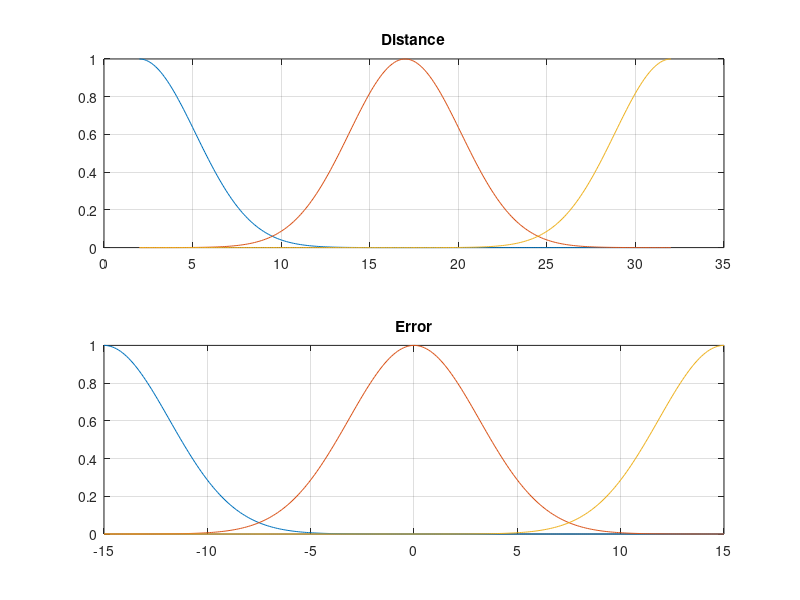

This chart was generated by the following MATLAB code:
clear all;
close all;
clc
 
%gráficas entrada
k=0.05;

mC=2;
mM=17;
mL=32;

xD=2:0.1:32;

subplot(2,1,1)

DC=exp(-k*(xD-mC).^2);
plot(xD,DC)
hold on
DM=exp(-k*(xD-mM).^2);
plot(xD,DM)
DL=exp(-k*(xD-mL).^2);
plot(xD,DL)

title('Distance')
grid on

%gráficas de error
K=17;

mN=-15;
mCE=0;
mP=15;

xE=-15:0.1:15;

subplot(2,1,2)

EN=exp(-k*(xE-mN).^2);
plot(xE,EN)
hold on
EC=exp(-k*(xE-mCE).^2);
plot(xE,EC)
EP=exp(-k*(xE-mP).^2);
plot(xE,EP)

title('Error')
grid on

%Salida
ab=75;
c=90;
ar=105;

%Entrada
di=input('Current distance (2cm - 32cm): ');

DC=exp(-k*(di-mC).^2);
DM=exp(-k*(di-mM).^2);
DL=exp(-k*(di-mL).^2);

%Error
e=K-di;

EN=exp(-k*(e-mN).^2);
EC=exp(-k*(e-mCE).^2);
EP=exp(-k*(e-mP).^2);

K1=min(DC,EN);
K2=min(DC,EC);
K3=min(DM,EN);
K4=min(DM,EC);
K5=min(DM,EP);
K6=min(DL,EC);
K7=min(DL,EP);

a1=min(K1,DM);
a2=min(K2,DM);
a3=min(K3,DM);
a4=min(K4,DM);
a5=min(K5,DM);
a6=min(K6,DM);
a7=min(K7,DM);

Y1=(a1*ab+a2*ab+a3*c+a4*c+a5*c+a6*ar+a7*ar)/(a1+a2+a3+a4+a5+a6+a7);

X1=['Degrees in motor = ',num2str(Y1),'°'];
disp(X1)